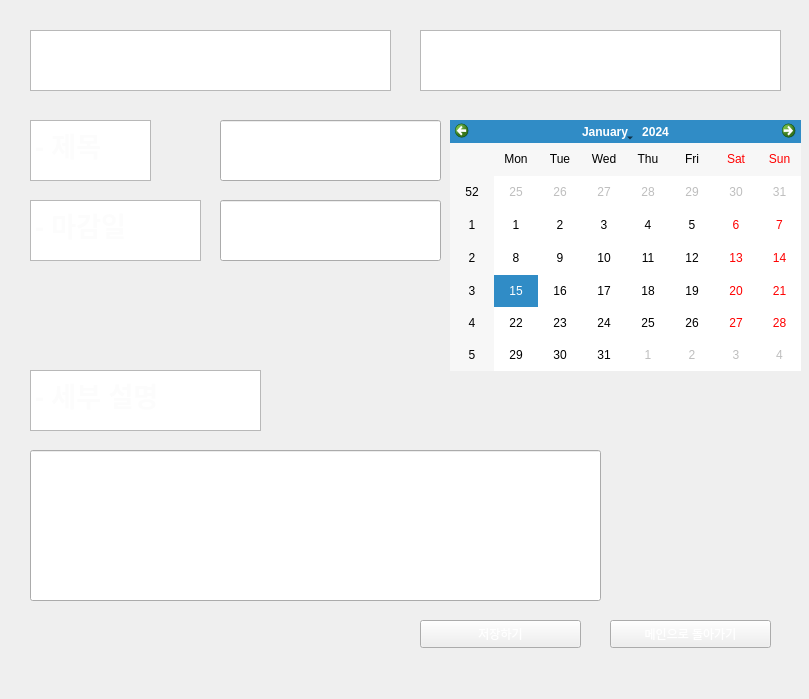
        <widget class="QWidget" name="scrollAreaWidgetContents_4">
         <property name="geometry">
          <rect>
           <x>0</x>
           <y>0</y>
           <width>809</width>
           <height>699</height>
          </rect>
         </property>
         <widget class="QTextEdit" name="textEdit_35">
          <property name="geometry">
           <rect>
            <x>30</x>
            <y>30</y>
            <width>361</width>
            <height>61</height>
           </rect>
          </property>
          <property name="styleSheet">
           <string notr="true">color : white</string>
          </property>
          <property name="html">
           <string>&lt;!DOCTYPE HTML PUBLIC &quot;-//W3C//DTD HTML 4.0//EN&quot; &quot;http://www.w3.org/TR/REC-html40/strict.dtd&quot;&gt;
&lt;html&gt;&lt;head&gt;&lt;meta name=&quot;qrichtext&quot; content=&quot;1&quot; /&gt;&lt;style type=&quot;text/css&quot;&gt;
p, li { white-space: pre-wrap; }
&lt;/style&gt;&lt;/head&gt;&lt;body style=&quot; font-family:'Gulim'; font-size:9pt; font-weight:400; font-style:normal;&quot;&gt;
&lt;p align=&quot;center&quot; style=&quot; margin-top:0px; margin-bottom:0px; margin-left:0px; margin-right:0px; -qt-block-indent:0; text-indent:0px;&quot;&gt;&lt;span style=&quot; font-size:24pt; font-weight:600;&quot;&gt;일정 추가 / 수정&lt;/span&gt;&lt;/p&gt;&lt;/body&gt;&lt;/html&gt;</string>
          </property>
         </widget>
         <widget class="QTextEdit" name="textEdit_36">
          <property name="geometry">
           <rect>
            <x>30</x>
            <y>120</y>
            <width>121</width>
            <height>61</height>
           </rect>
          </property>
          <property name="html">
           <string>&lt;!DOCTYPE HTML PUBLIC &quot;-//W3C//DTD HTML 4.0//EN&quot; &quot;http://www.w3.org/TR/REC-html40/strict.dtd&quot;&gt;
&lt;html&gt;&lt;head&gt;&lt;meta name=&quot;qrichtext&quot; content=&quot;1&quot; /&gt;&lt;style type=&quot;text/css&quot;&gt;
p, li { white-space: pre-wrap; }
&lt;/style&gt;&lt;/head&gt;&lt;body style=&quot; font-family:'Gulim'; font-size:9pt; font-weight:400; font-style:normal;&quot;&gt;
&lt;p style=&quot; margin-top:0px; margin-bottom:0px; margin-left:0px; margin-right:0px; -qt-block-indent:0; text-indent:0px;&quot;&gt;&lt;span style=&quot; font-size:20pt; font-weight:600; color:#fcfcfc;&quot;&gt;- 제목&lt;/span&gt;&lt;/p&gt;&lt;/body&gt;&lt;/html&gt;</string>
          </property>
         </widget>
         <widget class="QTextEdit" name="textEdit_37">
          <property name="geometry">
           <rect>
            <x>30</x>
            <y>370</y>
            <width>231</width>
            <height>61</height>
           </rect>
          </property>
          <property name="html">
           <string>&lt;!DOCTYPE HTML PUBLIC &quot;-//W3C//DTD HTML 4.0//EN&quot; &quot;http://www.w3.org/TR/REC-html40/strict.dtd&quot;&gt;
&lt;html&gt;&lt;head&gt;&lt;meta name=&quot;qrichtext&quot; content=&quot;1&quot; /&gt;&lt;style type=&quot;text/css&quot;&gt;
p, li { white-space: pre-wrap; }
&lt;/style&gt;&lt;/head&gt;&lt;body style=&quot; font-family:'Gulim'; font-size:9pt; font-weight:400; font-style:normal;&quot;&gt;
&lt;p style=&quot; margin-top:0px; margin-bottom:0px; margin-left:0px; margin-right:0px; -qt-block-indent:0; text-indent:0px;&quot;&gt;&lt;span style=&quot; font-size:20pt; font-weight:600; color:#fcfcfc;&quot;&gt;- 세부 설명&lt;/span&gt;&lt;/p&gt;&lt;/body&gt;&lt;/html&gt;</string>
          </property>
         </widget>
         <widget class="QTextEdit" name="textEdit_38">
          <property name="geometry">
           <rect>
            <x>30</x>
            <y>200</y>
            <width>171</width>
            <height>61</height>
           </rect>
          </property>
          <property name="html">
           <string>&lt;!DOCTYPE HTML PUBLIC &quot;-//W3C//DTD HTML 4.0//EN&quot; &quot;http://www.w3.org/TR/REC-html40/strict.dtd&quot;&gt;
&lt;html&gt;&lt;head&gt;&lt;meta name=&quot;qrichtext&quot; content=&quot;1&quot; /&gt;&lt;style type=&quot;text/css&quot;&gt;
p, li { white-space: pre-wrap; }
&lt;/style&gt;&lt;/head&gt;&lt;body style=&quot; font-family:'Gulim'; font-size:9pt; font-weight:400; font-style:normal;&quot;&gt;
&lt;p style=&quot; margin-top:0px; margin-bottom:0px; margin-left:0px; margin-right:0px; -qt-block-indent:0; text-indent:0px;&quot;&gt;&lt;span style=&quot; font-size:20pt; font-weight:600; color:#fcfcfc;&quot;&gt;- 마감일&lt;/span&gt;&lt;/p&gt;&lt;/body&gt;&lt;/html&gt;</string>
          </property>
         </widget>
         <widget class="QLineEdit" name="text_subject">
          <property name="geometry">
           <rect>
            <x>220</x>
            <y>120</y>
            <width>221</width>
            <height>61</height>
           </rect>
          </property>
          <property name="text">
           <string/>
          </property>
         </widget>
         <widget class="QLineEdit" name="text_date">
          <property name="geometry">
           <rect>
            <x>220</x>
            <y>200</y>
            <width>221</width>
            <height>61</height>
           </rect>
          </property>
          <property name="text">
           <string/>
          </property>
         </widget>
         <widget class="QLineEdit" name="text_detail">
          <property name="geometry">
           <rect>
            <x>30</x>
            <y>450</y>
            <width>571</width>
            <height>151</height>
           </rect>
          </property>
          <property name="text">
           <string/>
          </property>
         </widget>
         <widget class="QCalendarWidget" name="calendarWidget">
          <property name="geometry">
           <rect>
            <x>450</x>
            <y>120</y>
            <width>351</width>
            <height>251</height>
           </rect>
          </property>
         </widget>
         <widget class="QPushButton" name="page5_toMain">
          <property name="geometry">
           <rect>
            <x>610</x>
            <y>620</y>
            <width>161</width>
            <height>28</height>
           </rect>
          </property>
          <property name="styleSheet">
           <string notr="true">color : white</string>
          </property>
          <property name="text">
           <string>메인으로 돌아가기</string>
          </property>
         </widget>
         <widget class="QPushButton" name="date_save">
          <property name="geometry">
           <rect>
            <x>420</x>
            <y>620</y>
            <width>161</width>
            <height>28</height>
           </rect>
          </property>
          <property name="styleSheet">
           <string notr="true">color : white</string>
          </property>
          <property name="text">
           <string>저장하기</string>
          </property>
         </widget>
         <widget class="QTextEdit" name="add_currentDate">
          <property name="geometry">
           <rect>
            <x>420</x>
            <y>30</y>
            <width>361</width>
            <height>61</height>
           </rect>
          </property>
          <property name="styleSheet">
           <string notr="true">color : white</string>
          </property>
          <property name="html">
           <string>&lt;!DOCTYPE HTML PUBLIC &quot;-//W3C//DTD HTML 4.0//EN&quot; &quot;http://www.w3.org/TR/REC-html40/strict.dtd&quot;&gt;
&lt;html&gt;&lt;head&gt;&lt;meta name=&quot;qrichtext&quot; content=&quot;1&quot; /&gt;&lt;style type=&quot;text/css&quot;&gt;
p, li { white-space: pre-wrap; }
&lt;/style&gt;&lt;/head&gt;&lt;body style=&quot; font-family:'Gulim'; font-size:9pt; font-weight:400; font-style:normal;&quot;&gt;
&lt;p align=&quot;center&quot; style=&quot;-qt-paragraph-type:empty; margin-top:0px; margin-bottom:0px; margin-left:0px; margin-right:0px; -qt-block-indent:0; text-indent:0px;&quot;&gt;&lt;br /&gt;&lt;/p&gt;&lt;/body&gt;&lt;/html&gt;</string>
          </property>
         </widget>
        </widget>
